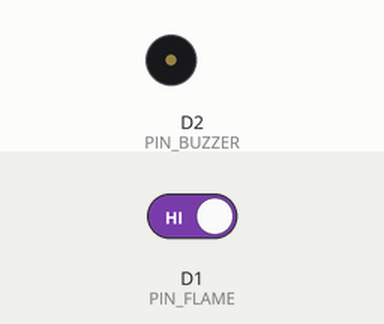
Simulated run of this sketch. Board: ESP8266 (Wemos D1 mini). Shown: buzzer (waves = sounding). The test bench sets the inputs (shaded band); at power-on: D1 (PIN_FLAME) HIGH. WiFi joins after 1.5 s; servers stay silent unless stated; what the sketch prints to the serial monitor is not drawn.

Above: at 2.7 s.
2.8 s: D1 (PIN_FLAME) driven LOW
At 3.12 s:
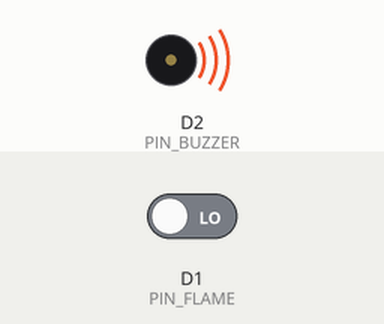
5.8 s: D1 (PIN_FLAME) driven HIGH
At 5.8 s:
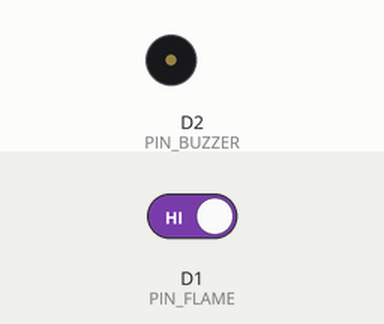
Timing chart, 0 to 8.8 s (numbered marks = the images above; inputs shaded):
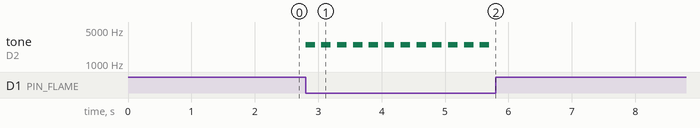

Measured:
- after the input at 2.8 s, tone on D2 (PIN_BUZZER): alternates 2500 Hz for 0.15 s and silent for 0.10 s, starting at once
- after the input at 5.8 s, tone on D2 (PIN_BUZZER): stops changing and stays silent

The sketch:

esp8266_sensor6.ino
```cpp
/*
 * ============================================================================
 * ESP8266 Wi-Fi Fire Detection Node -> Dynamic Evacuation System
 * Mapped to: Sensor 6 (S6 - Central Hallway)
 *
 * Microcontroller: ESP8266 (NodeMCU 1.0, Wemos D1, ESP-12E)
 * Web Server: Port 80 (/status endpoint with CORS headers)
 *
 * Hardware Wiring:
 *   - Flame Sensor Digital Output (D0) -> ESP8266 Pin D1 (GPIO 5)
 *   - Flame Sensor VCC                 -> 3.3V or 5V (depending on module)
 *   - Flame Sensor GND                 -> GND
 *   - Active Buzzer (+)                -> ESP8266 Pin D2 (GPIO 4)
 *   - Active Buzzer (-)                -> GND
 * ============================================================================
 */

#include <ESP8266WiFi.h>
#include <ESP8266WebServer.h>

// Enter your local 2.4GHz Wi-Fi credentials here:
const char* ssid = "YOUR_WIFI_NAME";
const char* password = "YOUR_WIFI_PASSWORD";

#define PIN_FLAME       D1    // Flame Sensor DO connected to Pin D1 (GPIO 5)
#define PIN_BUZZER      D2    // Piezo / Active Buzzer connected to Pin D2 (GPIO 4)
#define ALARM_FREQ      2500  // Siren oscillation frequency in Hz

ESP8266WebServer server(80);

bool flameDetected = false;
unsigned long lastPrintTime = 0;
unsigned long lastBeepTime = 0;
bool buzzerState = false;

/**
 * HTTP GET /status endpoint
 * Provides CORS headers so the local browser web application
 * can query the sensor status directly via fetch().
 */
void handleStatus() {
  server.sendHeader("Access-Control-Allow-Origin", "*");
  server.sendHeader("Access-Control-Allow-Methods", "GET");
  server.sendHeader("Access-Control-Allow-Headers", "*");

  String json = "{";
  json += "\"fire\":" + String(flameDetected ? "true" : "false") + ",";
  json += "\"room\":\"Room_1\"";
  json += "}";
  server.send(200, "application/json", json);
}

void setup() {
  Serial.begin(115200);

  pinMode(PIN_FLAME, INPUT);
  pinMode(PIN_BUZZER, OUTPUT);
  noTone(PIN_BUZZER);
  digitalWrite(PIN_BUZZER, LOW);

  WiFi.mode(WIFI_STA);
  WiFi.begin(ssid, password);

  Serial.println();
  Serial.print("Connecting to Wi-Fi");
  while (WiFi.status() != WL_CONNECTED) {
    delay(500);
    Serial.print(".");
  }
  Serial.println();

  server.on("/status", HTTP_GET, handleStatus);
  server.begin();

  Serial.println("=========================================");
  Serial.println(" ESP8266 Fire Detection Active (D-Pins) ");
  Serial.print(" API URL: http://");
  Serial.print(WiFi.localIP());
  Serial.println("/status");
  Serial.println("=========================================");
}

void loop() {
  server.handleClient();

  // Read optical flame sensor digital pin (Active LOW: LOW = Flame, HIGH = Clear)
  int flameVal = digitalRead(PIN_FLAME);
  flameDetected = (flameVal == LOW);

  unsigned long currentMillis = millis();

  // Periodic serial log output
  if (currentMillis - lastPrintTime >= 400) {
    lastPrintTime = currentMillis;
    Serial.print("Flame DO [D1]: ");
    Serial.println(flameDetected ? "🔥 [FIRE DETECTED]" : "✅ [CLEAR]");
  }

  // Local buzzer alert sound pattern
  if (flameDetected) {
    unsigned long interval = buzzerState ? 150 : 100;
    if (currentMillis - lastBeepTime >= interval) {
      lastBeepTime = currentMillis;
      buzzerState = !buzzerState;
      if (buzzerState) {
        tone(PIN_BUZZER, ALARM_FREQ);
        digitalWrite(PIN_BUZZER, HIGH);
      } else {
        noTone(PIN_BUZZER);
        digitalWrite(PIN_BUZZER, LOW);
      }
    }
  } else {
    if (buzzerState) {
      buzzerState = false;
      noTone(PIN_BUZZER);
      digitalWrite(PIN_BUZZER, LOW);
    }
  }
}
```
